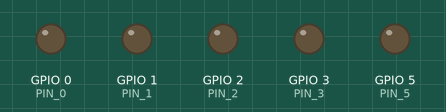
Bench run of a sketch on a simulated ESP32. Parts: output pins drawn as LEDs (lit = HIGH). What the sketch prints to the serial monitor is not drawn.

Above: at 6.0 s.
At 36.0 s:
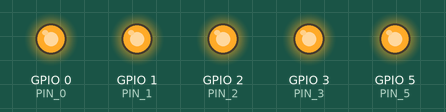
Timing chart, 0 to 79.0 s (numbered marks = the images above):
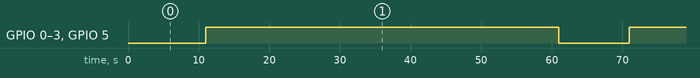

The sketch:

c3_relay.ino
```cpp
#include <esp32-hal-timer.h>

#define PIN_0 0
#define PIN_1 1
#define PIN_2 2
#define PIN_3 3
#define PIN_5 5
hw_timer_t *timer = NULL;  // 定时器句柄

// 定义要控制的引脚
const int pins[] = { PIN_0, PIN_1, PIN_2, PIN_3, PIN_5 };  // GPIO 0, 1, 2, 3
const int numPins = 5;                                     // 引脚数量
int interval = 50;
int next = 0;

void IRAM_ATTR onTimer() {
  next = 0;
  int flag = digitalRead(pins[0]);
  Serial.print(" onTimer被调用, 设置IO口的电平为:");
  Serial.println(!flag);
  if (LOW == flag) {
    timerAlarm(timer, 50 * 1000 * 1000, true, 0);
  } else {
    timerAlarm(timer, 10 * 1000 * 1000, true, 0);
  }
  for (int i = 0; i < numPins; i++) {
    digitalWrite(pins[i], !digitalRead(pins[i]));  // 更新LED状态
  }
}

void setup() {
  Serial.begin(115200);
  delay(1000);  // 等待串口初始化
  Serial.println("程序开始，设置引脚为输出...");
  // 设置引脚为输出模式
  for (int i = 0; i < numPins; i++) {
    pinMode(pins[i], OUTPUT);
    digitalWrite(pins[i], LOW);  // 更新LED状态
  }

  timer = timerBegin(1000000);            // 设置定时器频率为 1 MHz（1微秒分辨率）
  timerAttachInterrupt(timer, &onTimer);  // 绑定中断
  timerAlarm(timer, 10 * 1000 * 1000, true, 0);
  timerStart(timer);
}

void loop() {
  next = next + 1;
  Serial.print(">> ");
  Serial.print(next);
  Serial.println(" loop...");
  delay(5000);
}
```

Measured:
- by itself, GPIO 0 (PIN_0), GPIO 1 (PIN_1), GPIO 2 (PIN_2), GPIO 3 (PIN_3), GPIO 5 (PIN_5): alternates HIGH for 50.0 s and LOW for 10.0 s
